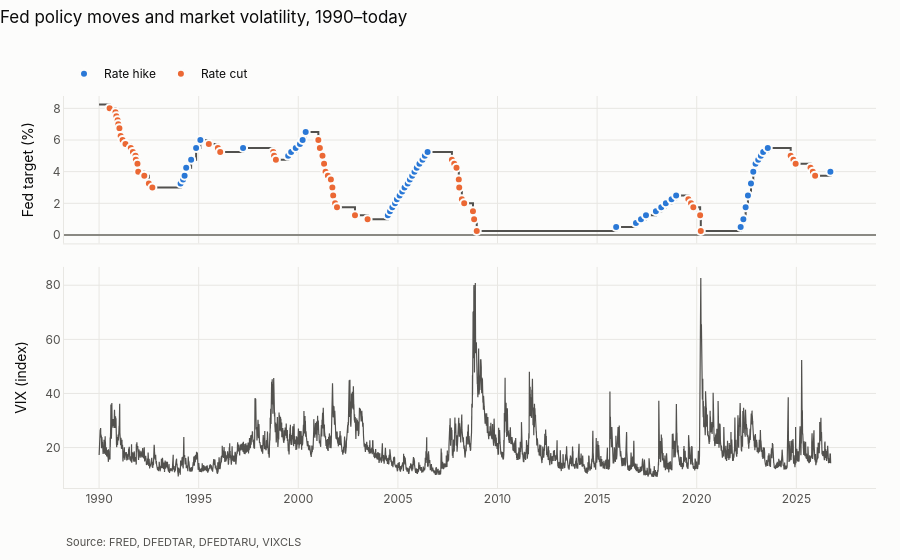

Source (notebook cell):
### Markdown cell above
## 3 · Context: the Fed and VIX since 1990

### Code cell
charts.policy_and_vix(target.loc["1990":], daily["vix_index"], events).show()
